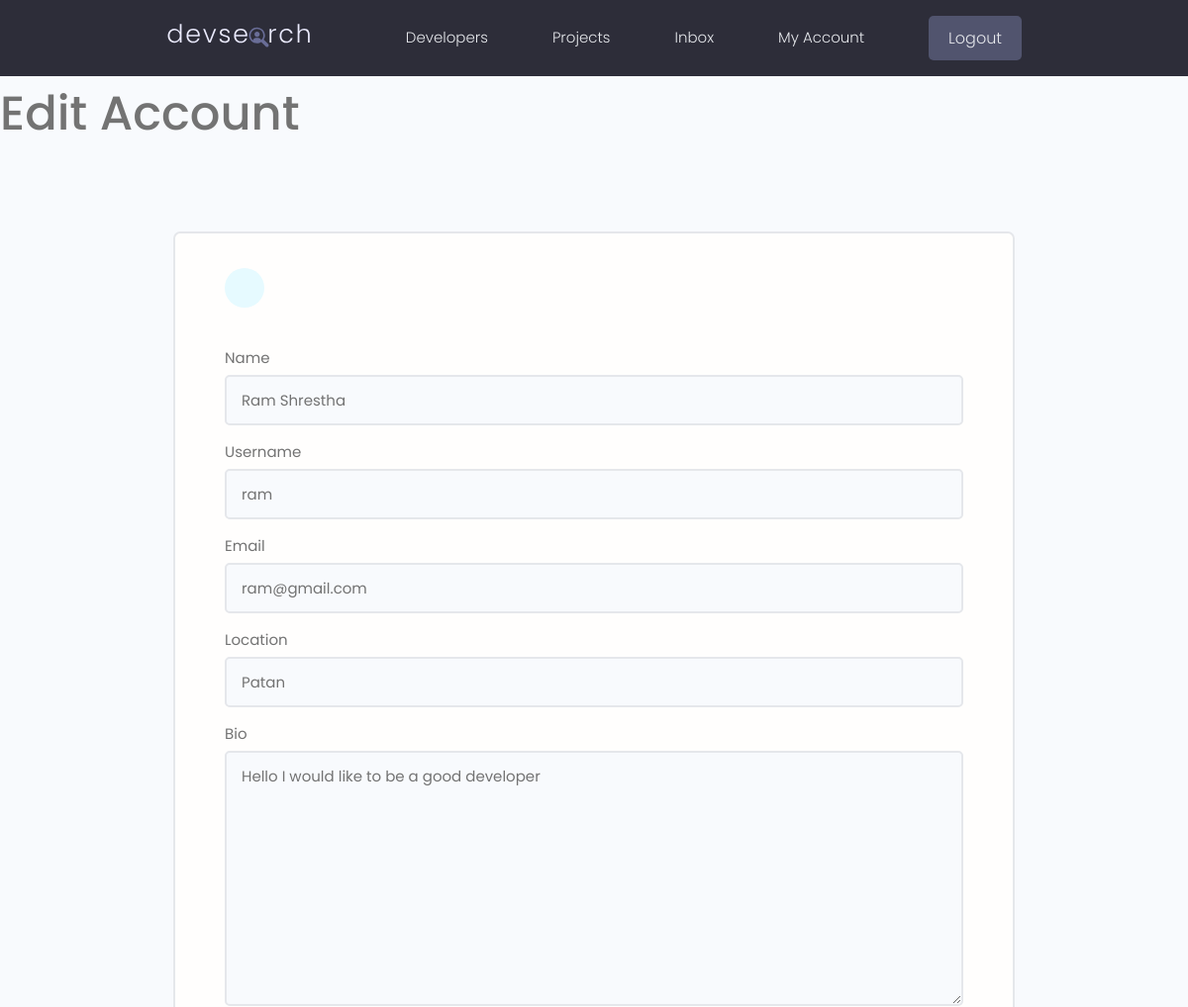
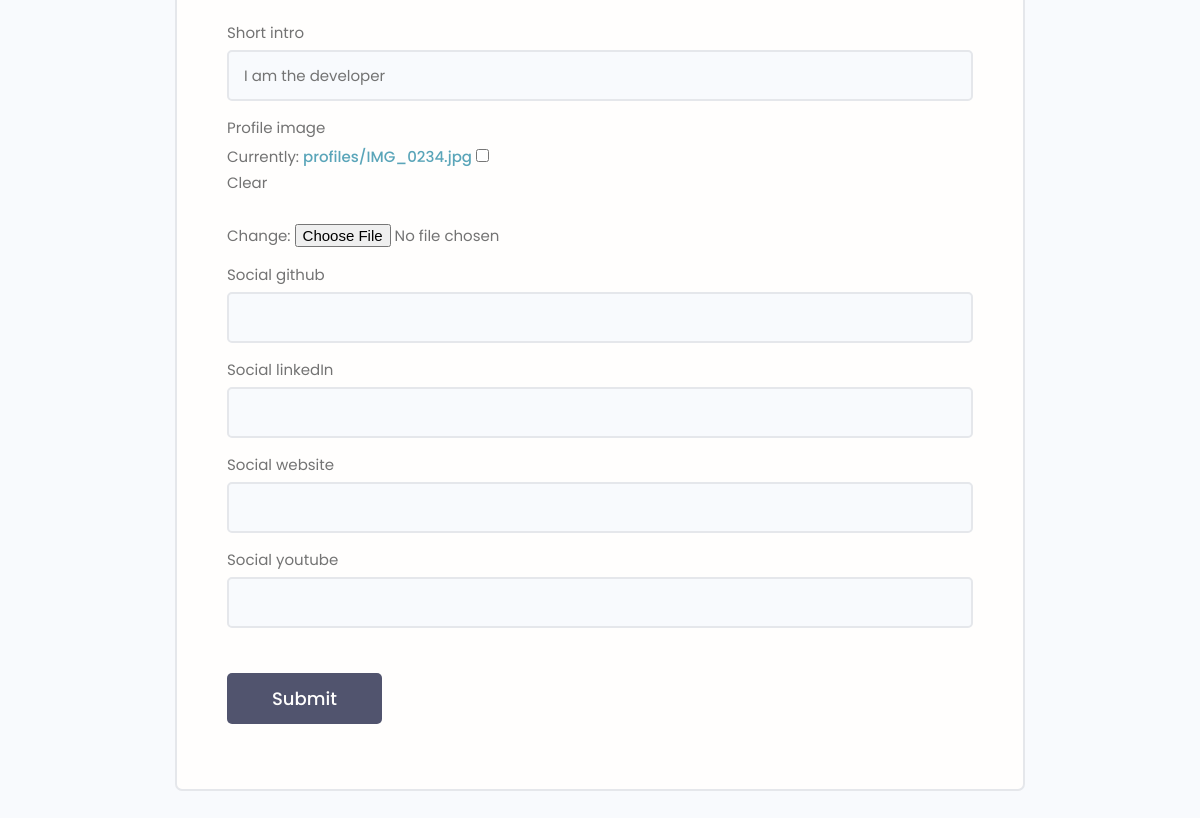
Page /edit-account/ (signed in) on the committed database (2 pictures, top to bottom).
### users/models.py (models this page shows, shortened)
class Profile(models.Model):
    user = models.OneToOneField(User,on_delete=models.CASCADE,null=True,blank=True)
    name=models.CharField(max_length=200,blank=True,null=True)
    username=models.CharField(max_length=200,blank=True,null=True)
    location=models.CharField(max_length=200,blank=True,null=True)
    email=models.EmailField(max_length=300,blank=True,null=True)
    short_intro= models.CharField(max_length=200,blank=True,null=True)
    bio= models.TextField(blank=True,null=True)
    profile_image= models.ImageField(null=True,blank=True,upload_to='profiles/', default='profiles/user-default.png')
    social_github=models.CharField(max_length=200,blank=True,null=True)
    social_linkedIn=models.CharField(max_length=200,blank=True,null=True)
    social_website=models.CharField(max_length=200,blank=True,null=True)
    social_youtube=models.CharField(max_length=200,blank=True,null=True)
    id = models.UUIDField(primary_key=True, default=uuid.uuid4, editable=False)
    created_at = models.DateTimeField(auto_now_add=True)
    updated_at = models.DateTimeField(auto_now=True)

### users/views.py (the view)
# urls.py: path('edit-account/',views.editAccount,name="edit-account"),
@login_required(login_url="login")
def editAccount(request):
    profile = request.user.profile
    form= ProfileForm(instance=profile)
    if request.method == "POST":
        form = ProfileForm(request.POST,request.FILES,instance=profile)
        if form.is_valid():
            form.save()
            return redirect('account')
    context={'form':form}
    return render(request, 'users/profile_form.html',context)

### users/forms.py
class ProfileForm(ModelForm):
    class Meta:
        model= Profile
        fields=['name','username','email','location','bio','short_intro','profile_image','social_github','social_linkedIn','social_website','social_youtube']
    def __init__(self,*args,**kwargs):
        super(ProfileForm,self).__init__(*args,**kwargs)
        for name,field in self.fields.items():
            field.widget.attrs.update({'class':'input'})

### users/templates/users/profile_form.html (shortened to what this page needs)
{% extends 'main.html' %}
{% block content %}
    <h1> Edit Account </h1>
    <main class="formPage my-xl">
        <div class="content-box">
            <div class="formWrapper">
                <a class="backButton" href="{% url 'account' %}"></a>
                <br>
                <form class="form" method="POST" action="{%url 'edit-account' %}" enctype="multipart/form-data">
                    {% for field in form %}
                    <div class="form__field">
                        <label for="formInput#text">{{field.label}} </label>
                        {{field}}
                    </div>
                    {% endfor %}
                    <input class="btn btn--sub btn--lg  my-md" type="submit" value="Submit" />
                </form>
            </div>
        </div>
    </main>
{% endblock content%}

### static/styles/app.css (style rules this page uses)
:root { --color-sub: #2d2d39; }
.btn--sub { background-color: var(--color-sub-light); }
.content-box { width: 95%; max-width: 85rem; margin: 0 auto; }
.backButton { background: var(--color-main-light); color: var(--color-main); width: 4rem; height: 4rem; display: flex; align-items: center; justify-content: center; border-radius: 50%; }
.formPage .formWrapper { list-style: none; background: var(--color-white); padding: 3.5rem 5rem; border: 2px solid var(--color-light); border-radius: 0.7rem; }

### static/uikit/styles/modules/_variables.css (style rules this page uses)
:root { --color-main: #5aa5b9; --color-main-light: #e6faff; --color-sub: #3f4156; --color-sub-light: #51546e; --color-sub-lighter: #ededfd; --color-text: #737373; --color-gray: #8b8b8b; --color-light: #e5e7eb; --color-light-gray: #767676; --color-bg: #f8fafd; --color-white: #fffefd; --color-white-light: #f3f3f3; --color-success: #359e64; --color-success-bg: #def8e8; --color-error: #fc4b0b; --color-error-bg: #fff2ee; --font-base: 'Poppins', arial, helvetica, 'Segoe UI', roboto, ubuntu, sans-serif; --font-monospace: 'Fira Code', 'Courier New', courier, monospace; --font-regular: 300; --font-medium: 500; --font-bold: 700; --generic-shadow: 1px 1px 5px #00000010; --generic-transition: all 0.3s ease-in-out; }

### static/uikit/styles/modules/_base.css (style rules this page uses)
* { margin: 0; padding: 0; box-sizing: border-box; text-rendering: optimizeLegibility; color: inherit; font-size: inherit; }
html { font-size: 50%; }
@media only screen and (min-width: 480px) { html { font-size: 56.25%; } }
@media only screen and (min-width: 1200px) { html { font-size: 62.5%; } }
body { line-height: 1.6; font-weight: 400; font-size: 1.5rem; color: var(--color-text); background-color: var(--color-bg); min-height: 100vh; }

### static/uikit/styles/modules/_typography.css (style rules this page uses)
* { font-family: var(--font-base); }
h1 { font-size: 4.8rem; font-weight: var(--font-medium); }
a { padding-bottom: 2px; text-decoration: none; display: inline-block; color: var(--color-main); font-weight: var(--font-medium); }

### static/uikit/styles/modules/_utilities.css (style rules this page uses)
.my-md { margin: 3rem auto; }
.my-xl { margin: 8rem auto; }

### static/uikit/styles/modules/_button.css (style rules this page uses)
.btn { display: inline-block; position: relative; cursor: pointer; background-color: var(--color-light); font-weight: var(--font-medium); color: var(--color-sub); text-decoration: none; padding: 1rem 2rem; border-radius: 0.5rem; border: none; width: -webkit-fit-content; width: -moz-fit-content; width: fit-content; height: -webkit-fit-content; height: -moz-fit-content; height: fit-content; font-size: 1.6rem; outline-width: 0; outline-color: transparent; -webkit-backface-visibility: hidden; backface-visibility: hidden; transition: all 0.3s ease-in-out; }
.btn--sub { background-color: var(--color-sub); color: var(--color-white); }
.btn--lg { font-size: 1.8rem; padding: 1.2rem 4.5rem; }

### static/uikit/styles/modules/_form.css (style rules this page uses)
.form { display: block; }
.form__field { margin-top: 1.5rem; margin-bottom: 1.5rem; }
.form__label, .form__field > label { display: block; margin-bottom: 0.5rem; color: var(--color-text); }
input.input[type='text'], input.input[type='email'], input.input[type='password'], input.input[type='number'], textarea.input { min-width: 24rem; width: 100%; padding: 1.2rem 1.5rem; border-radius: 0.5rem; border: 2px solid var(--color-light); transition: all 0.3s ease-in-out; background-color: var(--color-bg); }

### rows in the picture
Profile: form "Ram Shrestha" "ram" "ram@gmail.com" "Patan" "Hello I would like to be a good developer" "I am the developer"

### other values in the picture
{{ field.label }} "Name" "Username" "Email" "Location" "Bio" "Short intro" "Profile image" "Social github" "Social linkedIn" "Social website" "Social youtube"
